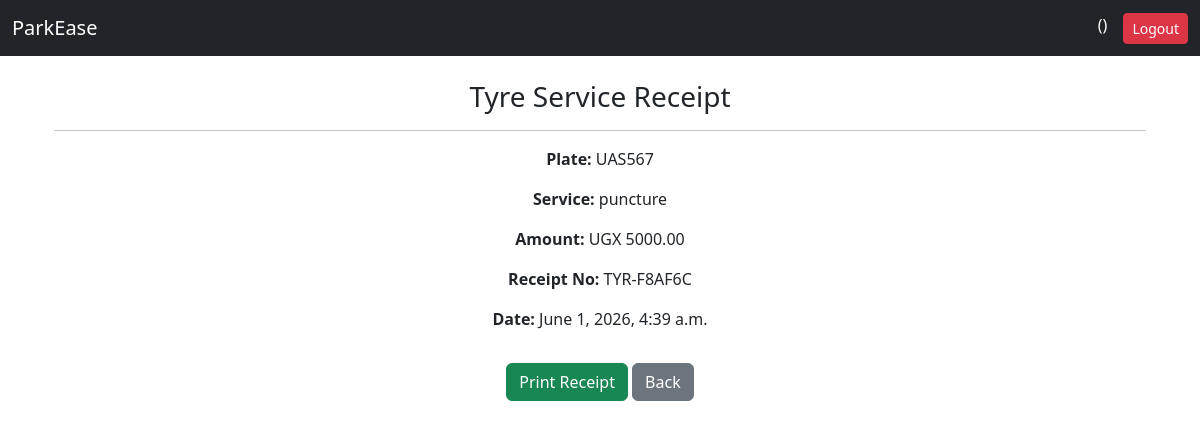
Page /service/tyres/receipt/17/ on the committed database.
### service/models.py (models this page shows, shortened)
class TyreService(models.Model):
    vehicle_plate = models.CharField(max_length=10)
    service = models.ForeignKey(ServicePrice, on_delete=models.CASCADE)
    price = models.DecimalField(max_digits=10, decimal_places=2, blank=True, null=True)
    receipt_number = models.CharField(max_length=20, unique=True, editable=False)
    date = models.DateTimeField(auto_now_add=True)

class ServicePrice(models.Model):
    CATEGORY_CHOICES = [
        ('tyre', 'Tyre'),
        ('battery', 'Battery'),
    ]
    category = models.CharField(max_length=10, choices=CATEGORY_CHOICES, default='tyre')
    SERVICE_TYPES = [
        ("pressure", "Tyre Pressure"),
        ("puncture", "Puncture Fixing"),
        ("valve", "Valve Replacement"),
        ("battery_hire", "Battery Hire"),
        ("battery_sale", "Battery Sale"),
    ]
    name = models.CharField(max_length=20, choices=SERVICE_TYPES)
    vehicle_size = models.CharField(max_length=50, null=True, blank=True)
    model = models.CharField(max_length=50, null=True, blank=True)
    price = models.DecimalField(max_digits=10, decimal_places=2)

### service/views.py (the view)
# urls.py: path('tyres/receipt/<int:pk>/', views.tyre_receipt, name='tyre_receipt'),
def tyre_receipt(request, pk):
    tyre = get_object_or_404(TyreService, pk=pk)
    return render(request, 'tyre_receipt.html', {'tyre': tyre})

### service/templates/tyre_receipt.html
{% extends 'base.html' %}
{% block content %}
<div class="container mt-4 text-center">
    <h3>Tyre Service Receipt</h3>
    <hr>
    <p><strong>Plate:</strong> {{ tyre.vehicle_plate }}</p>
    <p><strong>Service:</strong> {{ tyre.service.name }}</p>
    <p><strong>Amount:</strong> UGX {{ tyre.price }}</p>
    <p><strong>Receipt No:</strong> {{ tyre.receipt_number }}</p>
    <p><strong>Date:</strong> {{ tyre.date }}</p>
    <button onclick="window.print()" class="btn btn-success mt-3">
        Print Receipt
    </button>
    <a href="{% url 'service:tyre_list' %}" class="btn btn-secondary mt-3">
        Back
    </a>
</div>
{% endblock %}

### rows in the picture
TyreService: vehicle_plate "UAS567", service.name "puncture", price "5000.00", receipt_number "TYR-F8AF6C", date "June 1, 2026, 4:39 a.m."
